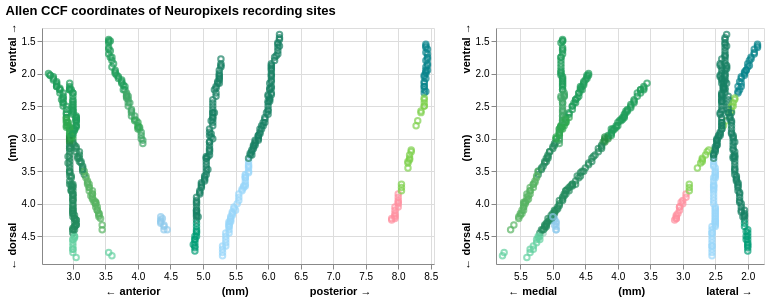

Notebook code for this chart:
### Markdown cell above
Let's visualize the location of all the recording sites that picked up units (excluding units labeled as "noise"):

### Code cell
import lazynwb_utils

with alt.renderers.enable('default'):
    display(lazynwb_utils.plot_ccf_coordinates(units_lf))

### Figure 1 — Vega-Lite specification as saved in the notebook (floating-point values rounded to 4 significant figures; data arrays with more than 128 entries replaced by an {"elided": "..."} marker saying what was removed)
{"config": {"view": {"continuousWidth": 300, "continuousHeight": 300}}, "hconcat": [{"mark": {"type": "point"}, "encoding": {"color": {"field": "structure", "legend": null, "scale": {"domain": ["ACAd", "ACAv", "CA1", "CA3", "CP", "DG", "FRP", "GU", "ILA", "LGv", "LSr", "MOs", "OLF", "ORBl", "ORBm", "ORBvl", "PL", "SSp", "SSs", "TTd", "VISal", "out of brain"], "range": ["#40A666", "#40A666", "#7ED04B", "#7ED04B", "#98D6F9", "#7ED04B", "#268F45", "#009C75", "#59B363", "#FF909F", "#90CBED", "#1F9D5A", "#9AD2BD", "#248A5E", "#248A5E", "#248A5E", "#2FA850", "#188064", "#188064", "#62D09F", "#08858C", "#999999"]}, "type": "nominal"}, "tooltip": [{"field": "structure", "type": "nominal"}, {"field": "unit_id", "type": "nominal"}, {"field": "is_qc_pass", "type": "nominal"}, {"field": "electrode_group_name", "type": "nominal"}], "x": {"axis": {"title": "← anterior                    (mm)                    posterior →"}, "field": "ccf_ap", "scale": {"domain": [2.525, 8.55], "nice": false}, "type": "quantitative"}, "y": {"axis": {"title": "← dorsal                    (mm)                    ventral →"}, "field": "ccf_dv", "scale": {"domain": [1.3, 4.925], "nice": false, "reverse": true}, "type": "quantitative"}}, "height": 236, "width": 392}, {"mark": {"type": "point"}, "encoding": {"color": {"field": "structure", "legend": null, "scale": {"domain": ["ACAd", "ACAv", "CA1", "CA3", "CP", "DG", "FRP", "GU", "ILA", "LGv", "LSr", "MOs", "OLF", "ORBl", "ORBm", "ORBvl", "PL", "SSp", "SSs", "TTd", "VISal", "out of brain"], "range": ["#40A666", "#40A666", "#7ED04B", "#7ED04B", "#98D6F9", "#7ED04B", "#268F45", "#009C75", "#59B363", "#FF909F", "#90CBED", "#1F9D5A", "#9AD2BD", "#248A5E", "#248A5E", "#248A5E", "#2FA850", "#188064", "#188064", "#62D09F", "#08858C", "#999999"]}, "type": "nominal"}, "tooltip": [{"field": "structure", "type": "nominal"}, {"field": "unit_id", "type": "nominal"}, {"field": "is_qc_pass", "type": "nominal"}, {"field": "electrode_group_name", "type": "nominal"}], "x": {"axis": {"title": "← medial                    (mm)                    lateral →"}, "field": "ccf_ml", "scale": {"domain": [1.75, 5.875], "nice": false, "reverse": true}, "type": "quantitative"}, "y": {"axis": {"title": "← dorsal                    (mm)                    ventral →"}, "field": "ccf_dv", "scale": {"domain": [1.3, 4.925], "nice": false, "reverse": true}, "type": "quantitative"}}, "height": 236, "width": 268}], "data": {"name": "data-8182a8753d6e7377f4552b6fc432d8a4"}, "title": "Allen CCF coordinates of Neuropixels recording sites", "$schema": "https://vega.github.io/schema/vega-lite/v6.4.1.json", "datasets": {"data-8182a8753d6e7377f4552b6fc432d8a4": {"elided": "554 records"}}}
